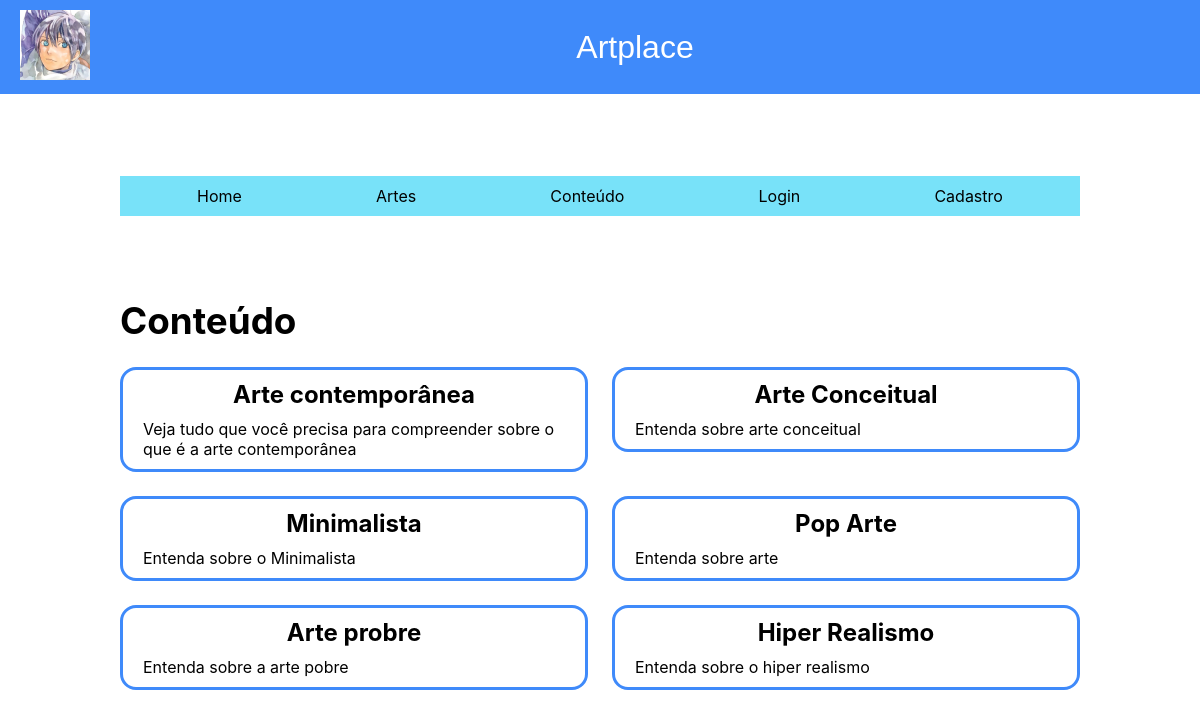
Screenshot of /pages/Design_grafico.php with the database file from the repository.
### tables this page shows
CREATE TABLE `post` (
  `id` int PRIMARY KEY AUTO_INCREMENT,
  `titulo` varchar(100),
  `conteudo` text,
  `resumo` varchar(100),
  `create_at` varchar(255),
  `update_at` varchar(255)
);

### php/getAllDesigns.php (called while the page is built)
<?php
require "connection.php";
$sql = "SELECT * FROM post";
$result = mysqli_query($conn, $sql);
$posts = mysqli_fetch_all($result, MYSQLI_ASSOC);

### pages/Design_grafico.php (the view, shortened to what this page needs)
<!DOCTYPE html>
<html lang="pt_BR">
<head>
	<link rel="stylesheet" href="../css/style.css">
	<link rel="stylesheet" href="../css/design_grafico.css">
</head>
<body>
	<?php include_once("./header.php") ?>
	<?php require_once("../php/getAllDesigns.php"); ?>
	<?php
	function limitarTexto($texto, $limite)
	{
		$contador = strlen($texto);
		if ($contador >= $limite) {
			$texto = substr($texto, 0, strrpos(substr($texto, 0, $limite), ' ')) . '...';
			return $texto;
		} else {
			return $texto;
		}
	}
	?>
	<main class="container">
		<h1>Conteúdo</h1>
		<div class="cardContainer">
			<?php foreach ($posts as $post) : ?>
				<a href="./design.php?id=<?= $post['id'] ?>
					" class="card">
					<h2 class="cardTitle">
						<?= limitarTexto($post['titulo'], 100) ?>
					</h2>
					<p>
						<?= limitarTexto($post['resumo'], 100) ?>
					</p>
				</a>
			<?php endforeach; ?>
		</div>
	</main>
</body>
</html>

### css/style.css (style rules this page uses)
:root { --color-primary: #3f8afa; --color-secondary: #78e2f9; --color-white: #fff; --color-black: #000; --color-red: #fa3f3f; }
* { margin: 0; padding: 0; box-sizing: border-box; font-family: "Inter", sans-serif; }
.cardContainer { display: flex; align-items: center; justify-content: space-between; gap: 24px; margin-top: 24px; }
.card { border: 3px solid var(--color-primary); border-radius: 16px; padding: 10px 20px; max-width: 80%; font-family: "Inter", sans-serif; }
a.card { text-decoration: none; color: var(--color-black); }
.card .cardTitle { width: 100%; text-align: center; margin-bottom: 10px; }

### css/design_grafico.css (style rules this page uses)
.card { max-width: 500px; }
.container { max-width: 80%; margin: 0 auto; }
.container h1 { font-weight: bold; font-family: "Inter", sans-serif; font-size: 2.3rem; margin-bottom: 1rem; }
.cardContainer { display: grid; grid-template-columns: repeat(2, 1fr); align-items: flex-start; }
.card { height: max-content; }

### pages/header.php (style rules this page uses)
:root { --color-primary: #3f8afa; --color-secondary: #78e2f9; --color-white: #fff; --color-black: #000; }
* { margin: 0; padding: 0; box-sizing: border-box; }

### rows the page displays
post: titulo "Arte contemporânea", resumo "Veja tudo que você precisa para compreender sobre o que é a arte contemporânea"
post: titulo "Arte Conceitual", resumo "Entenda sobre arte conceitual"
post: titulo "Міnіmаlіѕtа", resumo "Entenda sobre o Міnіmаlіѕtа"
post: titulo "Pop Arte", resumo "Entenda sobre arte"
post: titulo "Arte probre", resumo "Entenda sobre a arte pobre"
post: titulo "Ніреr Rеаlіѕmо", resumo "Entenda sobre o hiper realismo"

### other values shown
$link[0] "Home"
$link[0] "Artes"
$link[0] "Conteúdo"
$link[0] "Login"
$link[0] "Cadastro"
